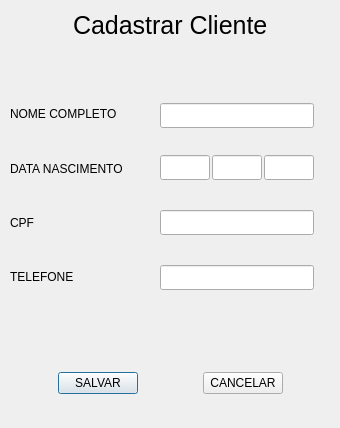
<?xml version="1.0" encoding="UTF-8"?>
<ui version="4.0">
 <class>CadastrarCliente</class>
 <widget class="QDialog" name="CadastrarCliente">
  <property name="geometry">
   <rect>
    <x>0</x>
    <y>0</y>
    <width>340</width>
    <height>428</height>
   </rect>
  </property>
  <property name="windowTitle">
   <string>Dialog</string>
  </property>
  <widget class="QLineEdit" name="nome">
   <property name="geometry">
    <rect>
     <x>160</x>
     <y>103</y>
     <width>154</width>
     <height>25</height>
    </rect>
   </property>
  </widget>
  <widget class="QWidget" name="layoutWidget">
   <property name="geometry">
    <rect>
     <x>10</x>
     <y>90</y>
     <width>137</width>
     <height>211</height>
    </rect>
   </property>
   <layout class="QVBoxLayout" name="verticalLayout">
    <item>
     <widget class="QLabel" name="label_2">
      <property name="text">
       <string>NOME COMPLETO</string>
      </property>
     </widget>
    </item>
    <item>
     <widget class="QLabel" name="label_3">
      <property name="text">
       <string>DATA NASCIMENTO</string>
      </property>
     </widget>
    </item>
    <item>
     <widget class="QLabel" name="label_4">
      <property name="text">
       <string>CPF</string>
      </property>
     </widget>
    </item>
    <item>
     <widget class="QLabel" name="label_5">
      <property name="text">
       <string>TELEFONE</string>
      </property>
     </widget>
    </item>
   </layout>
  </widget>
  <widget class="QLineEdit" name="cpf">
   <property name="enabled">
    <bool>true</bool>
   </property>
   <property name="geometry">
    <rect>
     <x>160</x>
     <y>210</y>
     <width>154</width>
     <height>25</height>
    </rect>
   </property>
  </widget>
  <widget class="QLineEdit" name="telefone">
   <property name="geometry">
    <rect>
     <x>160</x>
     <y>265</y>
     <width>154</width>
     <height>25</height>
    </rect>
   </property>
  </widget>
  <widget class="QLineEdit" name="mes">
   <property name="geometry">
    <rect>
     <x>212</x>
     <y>155</y>
     <width>50</width>
     <height>25</height>
    </rect>
   </property>
  </widget>
  <widget class="QLineEdit" name="ano">
   <property name="geometry">
    <rect>
     <x>264</x>
     <y>155</y>
     <width>50</width>
     <height>25</height>
    </rect>
   </property>
  </widget>
  <widget class="QLineEdit" name="dia">
   <property name="geometry">
    <rect>
     <x>160</x>
     <y>155</y>
     <width>50</width>
     <height>25</height>
    </rect>
   </property>
  </widget>
  <widget class="QWidget" name="">
   <property name="geometry">
    <rect>
     <x>0</x>
     <y>0</y>
     <width>341</width>
     <height>51</height>
    </rect>
   </property>
   <layout class="QHBoxLayout" name="horizontalLayout">
    <item>
     <spacer name="horizontalSpacer_2">
      <property name="orientation">
       <enum>Qt::Horizontal</enum>
      </property>
      <property name="sizeHint" stdset="0">
       <size>
        <width>40</width>
        <height>20</height>
       </size>
      </property>
     </spacer>
    </item>
    <item>
     <widget class="QLabel" name="label">
      <property name="font">
       <font>
        <pointsize>19</pointsize>
       </font>
      </property>
      <property name="text">
       <string>Cadastrar Cliente</string>
      </property>
     </widget>
    </item>
    <item>
     <spacer name="horizontalSpacer">
      <property name="orientation">
       <enum>Qt::Horizontal</enum>
      </property>
      <property name="sizeHint" stdset="0">
       <size>
        <width>40</width>
        <height>20</height>
       </size>
      </property>
     </spacer>
    </item>
   </layout>
  </widget>
  <widget class="QWidget" name="">
   <property name="geometry">
    <rect>
     <x>0</x>
     <y>370</y>
     <width>341</width>
     <height>27</height>
    </rect>
   </property>
   <layout class="QHBoxLayout" name="horizontalLayout_2">
    <item>
     <spacer name="horizontalSpacer_4">
      <property name="orientation">
       <enum>Qt::Horizontal</enum>
      </property>
      <property name="sizeHint" stdset="0">
       <size>
        <width>40</width>
        <height>20</height>
       </size>
      </property>
     </spacer>
    </item>
    <item>
     <widget class="QPushButton" name="pushButton_3">
      <property name="text">
       <string>SALVAR</string>
      </property>
     </widget>
    </item>
    <item>
     <spacer name="horizontalSpacer_3">
      <property name="orientation">
       <enum>Qt::Horizontal</enum>
      </property>
      <property name="sizeHint" stdset="0">
       <size>
        <width>40</width>
        <height>20</height>
       </size>
      </property>
     </spacer>
    </item>
    <item>
     <widget class="QPushButton" name="pushButton_2">
      <property name="text">
       <string>CANCELAR</string>
      </property>
     </widget>
    </item>
    <item>
     <spacer name="horizontalSpacer_5">
      <property name="orientation">
       <enum>Qt::Horizontal</enum>
      </property>
      <property name="sizeHint" stdset="0">
       <size>
        <width>40</width>
        <height>20</height>
       </size>
      </property>
     </spacer>
    </item>
   </layout>
  </widget>
 </widget>
 <resources/>
 <connections/>
</ui>
